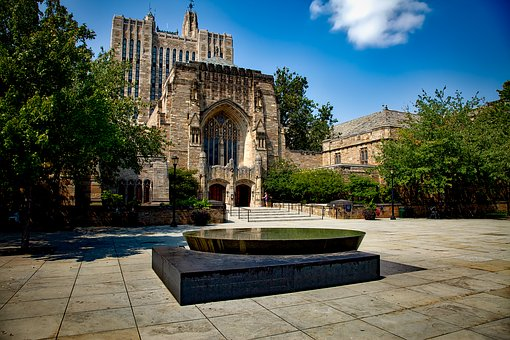
#> input picture Imagenes/fig_02.jpg, 510 x 340 px, given in place of a.png, which was not available
$ python Ejercicio1.py
#> lines starting #> are read from the running program, lines starting #| are printed output that depends on the picture; after the words box and inside, x2 and y2 are one past the last pixel; in counts of white or black regions, pixels touching at a corner belong together; pictures that were not available may be replaced by others from this repository, and a replacement may not be noted
#> the answer given: 1
import cv2
import numpy as np
import os
import matplotlib.pyplot as plt

def obtener_mascara_color(img_color, color):
    if color == 'red':
        mask = (img_color[:,:,2] > 150) & (img_color[:,:,1] < 100) & (img_color[:,:,0] < 100)
    elif color == 'green':
        mask = (img_color[:,:,1] > 150) & (img_color[:,:,2] < 100) & (img_color[:,:,0] < 100)
    elif color == 'blue':
        mask = (img_color[:,:,0] > 150) & (img_color[:,:,1] < 100) & (img_color[:,:,2] < 100)
    else:
        raise ValueError("Color debe ser 'red', 'green' o 'blue'")
    binary = np.zeros(img_color.shape[:2], dtype=np.uint8)
    binary[mask] = 1
    return binary

def marcar_centroide(img_color, cx, cy):
    img_out = img_color.copy()
    cv2.drawMarker(img_out, (cx, cy), (0,255,255), markerType=cv2.MARKER_CROSS, markerSize=20, thickness=2)
    return img_out

def mostrar_comparacion(img_color, img_centroide, name):
    img_color_rgb = cv2.cvtColor(img_color, cv2.COLOR_BGR2RGB)
    img_centroide_rgb = cv2.cvtColor(img_centroide, cv2.COLOR_BGR2RGB)
    plt.figure(figsize=(8,4))
    plt.subplot(1,2,1)
    plt.imshow(img_color_rgb)
    plt.title(f"Original {name}")
    plt.axis('off')
    plt.subplot(1,2,2)
    plt.imshow(img_centroide_rgb)
    plt.title(f"{name} con centroide")
    plt.axis('off')
    plt.tight_layout()
    plt.show()

def figura_a(img_path):
#> called with img_path = 'imagenes/a.png'
    img_color = cv2.imread(img_path)
#> img_color is the input picture: shape (340, 510, 3); mean B, G, R 88.4, 92.9, 80.7
    binary = obtener_mascara_color(img_color, 'red')
#> in obtener_mascara_color, `mask = (img_color[:,:,2] > 150) & (img_color[:,:,1] < 100) & (img_colo..`:
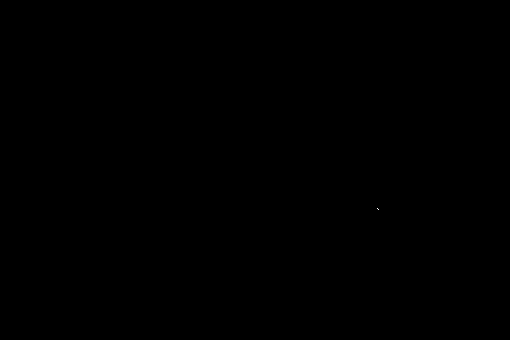
#> mask: shape (340, 510) bool; 0% white in thin lines or dots, all inside (x1, y1, x2, y2) = (377, 208, 379, 210)
    M = cv2.moments(binary.astype(np.uint8))
#> M = moments, m00 2, centre m10/m00, m01/m00 = (377.5, 208.5)
    area = int(np.sum(binary))
#> area = 2
    ys, xs = np.where(binary > 0)
#> ys = [208, 209]; xs = [377, 378]
    if len(xs)>0 and len(ys)>0:
        cx_pix = int(np.mean(xs))
#> cx_pix = 377
        cy_pix = int(np.mean(ys))
#> cy_pix = 208
    else:
        cx_pix, cy_pix = 0, 0
    if M["m00"] != 0:
        cx_mom = int(M["m10"] / M["m00"])
#> cx_mom = 377
        cy_mom = int(M["m01"] / M["m00"])
#> cy_mom = 208
    else:
        cx_mom, cy_mom = 0, 0
    img_centroide = marcar_centroide(img_color, cx_mom, cy_mom)
#> in marcar_centroide, `cv2.drawMarker(img_out, (cx, cy), (0,255,255), markerType=cv2.MARKER_C..`:
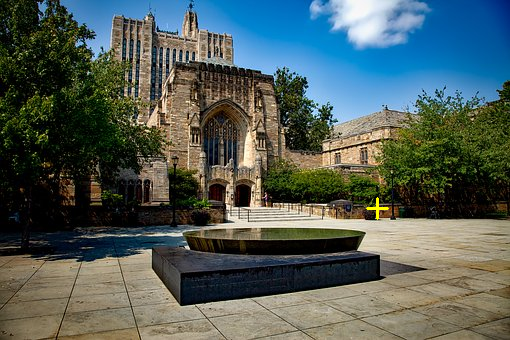
#> img_out: shape (340, 510, 3); 0.07% of pixels changed, all inside (x1, y1, x2, y2) = (366, 197, 389, 220)
    mostrar_comparacion(img_color, img_centroide, 'Figura a')
#> in mostrar_comparacion, `plt.show()`:
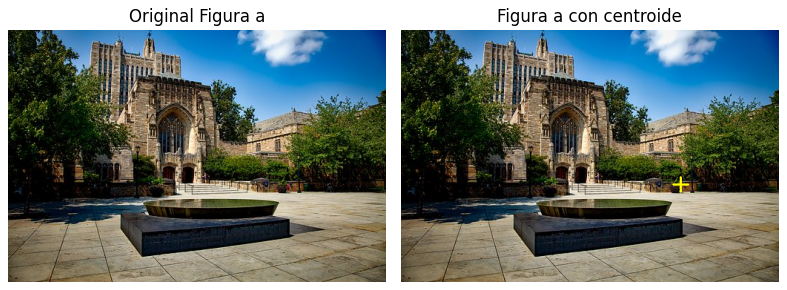
#> figure drawn by matplotlib, 2 panels
    print("\nFIGURA 1.a")
    print(f"a. Área (píxeles de la figura): {area}")
#| a. Área (píxeles de la figura): 2
    print(f"b. Centroide por píxeles de figura: ({cx_pix}, {cy_pix})")
#| b. Centroide por píxeles de figura: (377, 208)
    print(f"c. Centroide por momentos (figura): ({cx_mom}, {cy_mom})")
#| c. Centroide por momentos (figura): (377, 208)
    print(f"Momentos espaciales: m00={M['m00']}, m10={M['m10']}, m01={M['m01']}")
#| Momentos espaciales: m00=2.0, m10=755.0, m01=417.0

def figura_b(img_path):
    img_color = cv2.imread(img_path)
    binary = obtener_mascara_color(img_color, 'green')
    M = cv2.moments(binary.astype(np.uint8))
    if M["m00"] != 0:
        cx = M["m10"] / M["m00"]
        cy = M["m01"] / M["m00"]
    else:
        cx, cy = 0, 0
    ys, xs = np.where(binary > 0)
    mpq = np.sum((xs**2) * (ys**3))
    mu_pq = np.sum(((xs-cx)**2) * ((ys-cy)**3))
    gamma = ((2+3)/2)+1
    eta_pq = mu_pq / (M["m00"]**gamma) if M["m00"] != 0 else 0
    print("\nFIGURA 1.b")
    print(f"a. Momento m(2,3): {mpq}")
    print(f"b. Momento central mu(2,3): {mu_pq}")
    print(f"c. Momento central normalizado eta(2,3): {eta_pq}")

def figura_c(img_path):
    img_color = cv2.imread(img_path)
    binary = obtener_mascara_color(img_color, 'blue')
    M = cv2.moments(binary.astype(np.uint8))
    if M["m00"] != 0:
        cx = int(M["m10"] / M["m00"])
        cy = int(M["m01"] / M["m00"])
    else:
        cx, cy = 0, 0
    huMoments = cv2.HuMoments(M)
    print("\nFIGURA 1.c")
    print(f"Centroide (figura azul): ({cx}, {cy})")
    print("a. Momentos de Hu's (Ver 2.35):")
    print(f"   i. H1: {huMoments[0][0]}")
    print(f"   ii. H2: {huMoments[1][0]}")
    print(f"   iii. H3: {huMoments[2][0]}")

def menu():
    carpeta = "imagenes"
    while True:
        print("\n--- MENÚ DE FIGURAS ---")
        print("1. Figura a (rojo)")
        print("2. Figura b (verde)")
        print("3. Figura c (azul)")
        print("4. Salir")
#> (the run stopped early here; a loop or call above may not have finished)
